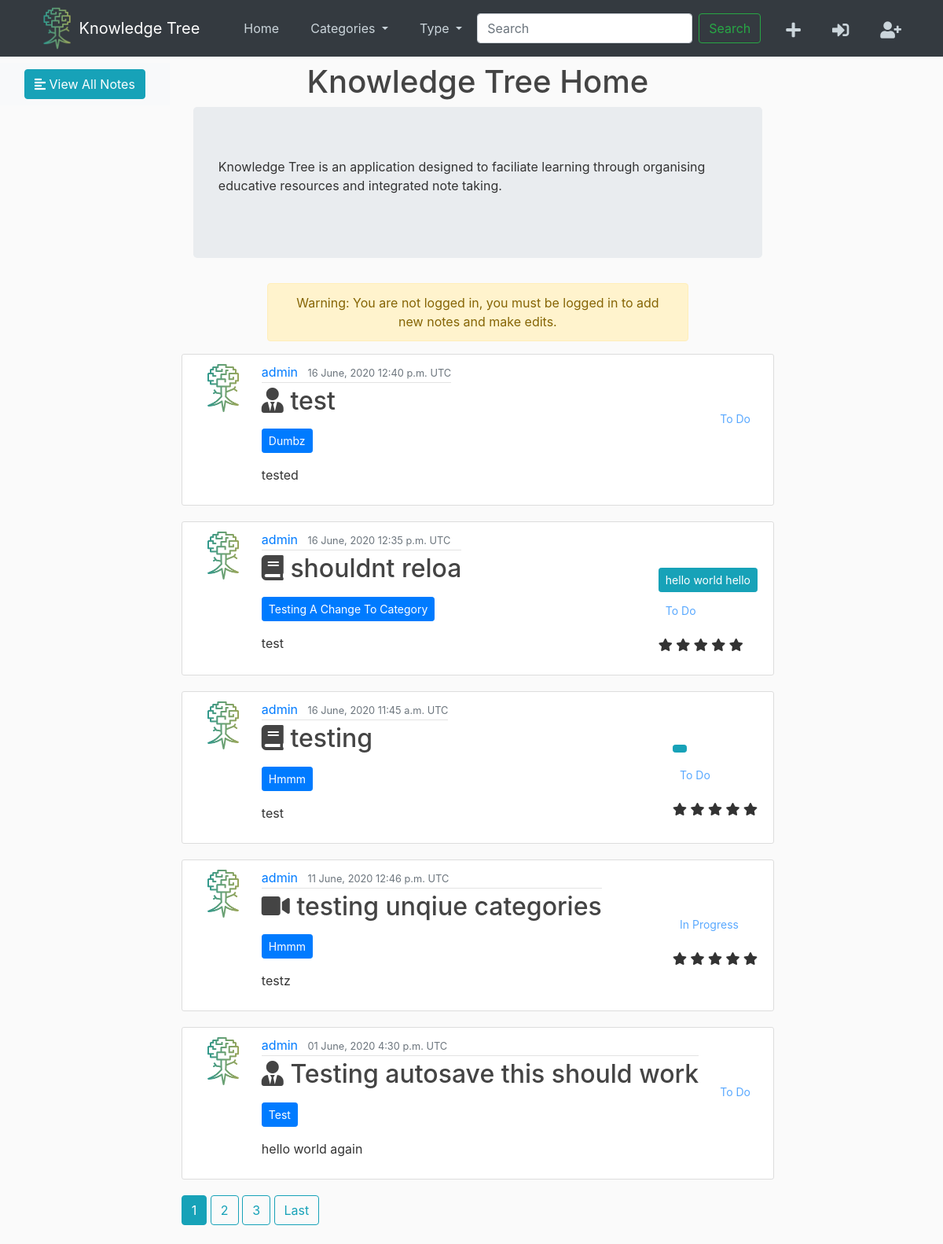
Before: / with the older database file.
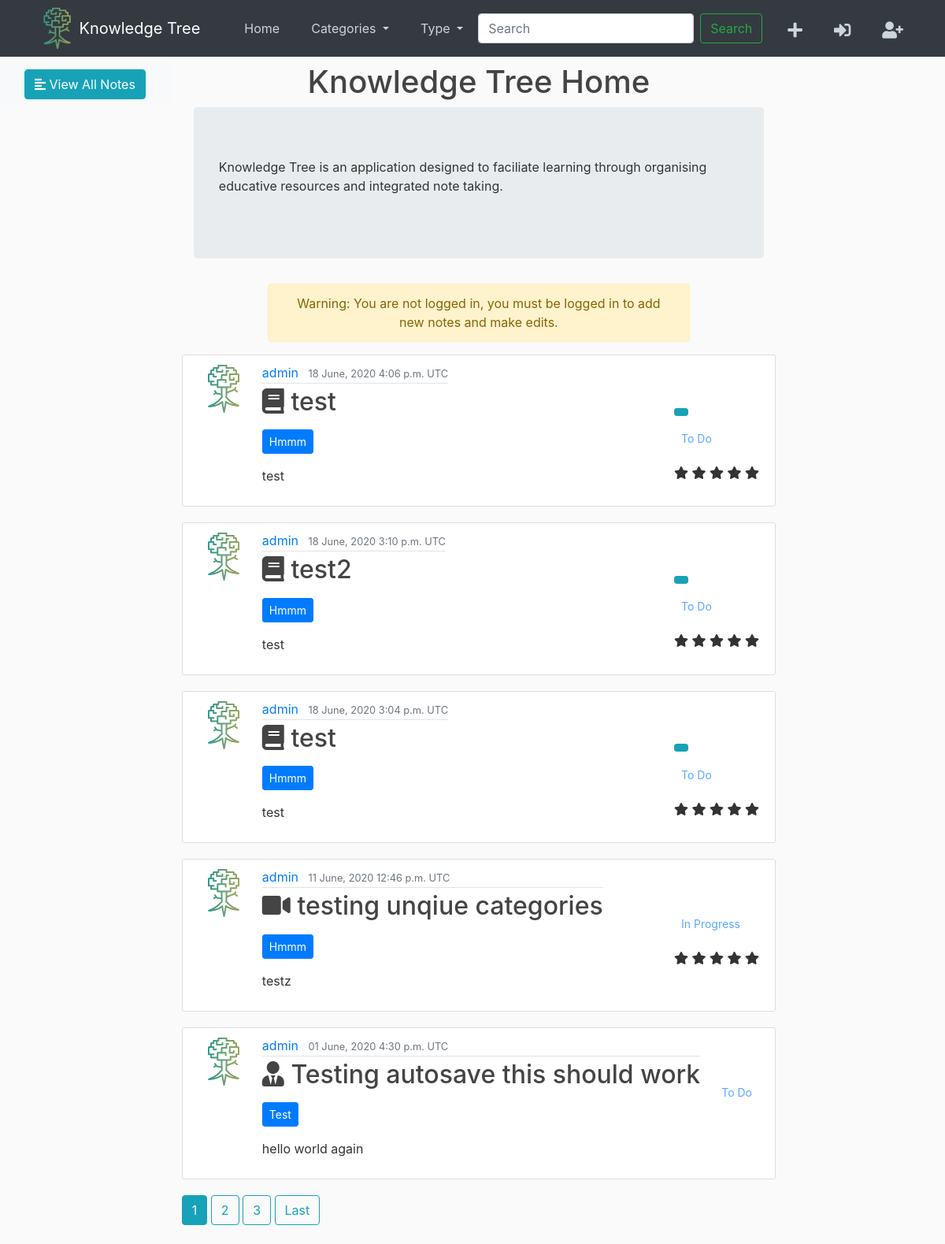
After: the same page with the newer database file.
### feed/models.py (models this page shows, shortened)
class Post(models.Model):
	type_choices = [
		('book', 'Book'),
		('doc', 'Documentary'),
		('thinker', 'Thinker/Person'),
		('misc','Other/Miscellaneous'),
		(None, 'Select type...')
	]
	rating_choices = [
		(1, 1),
		(2, 2),
		(3, 3),
		(4, 4),
		(5, 5)
	]
	status_choices = [
		('to do', 'to do'),
		('in progress', 'in progress'),
		('completed', 'completed')
	]
	title = models.CharField(max_length=100)
	note_type = models.CharField(max_length=100,choices=type_choices,null=True)
	category = models.CharField(max_length=100, null=True)
	author = models.CharField(max_length=100, default='', blank=True)
	notes = RichTextField()
	status = models.CharField(
		max_length=100,
		choices=status_choices,
		default='to do'
		)
	rating = models.IntegerField(
		choices=rating_choices,
		default=5
	)
	date_posted = models.DateTimeField(default=timezone.now)
	posted_by = models.ForeignKey(User, on_delete=models.CASCADE)

### feed/views.py (the view)
# urls.py: path('', PostListView.as_view(), name="feed-home"),
class PostListView(ListView):
	model = Post
	template_name = 'feed/home.html'
	context_object_name = 'posts'
	ordering = ['-date_posted']
	paginate_by = 5
	def get_context_data(self, **kwargs):
		context = super(PostListView, self).get_context_data(**kwargs)
		context['all_posts'] = reversed(Post.objects.all())
		filter_note_type = self.kwargs.get('type')
		if filter_note_type:
			context['posts'] = reversed(Post.objects.filter(note_type=filter_note_type))
		return context

### feed/templatetags/my_extras.py (called while the page is built)
@register.filter(name="range")
def times(num):
	return range(num)

@register.filter(name="format_category")
def get_categories(data):
	categories = [c.title() for c in data.split(',')]
	return sorted(categories)

### feed/templates/feed/home.html (shortened to what this page needs)
{% extends "feed/base.html" %}
{% load my_extras %}
{% load static %}
{% block content %}
<div class="wrapper">
    <div id="content">
    <nav class="navbar navbar-expand-lg navbar-light bg-light">
        <div class="container-fluid">
            <button type="button" id="sidebarCollapse" class="btn btn-info">
                <i class="fas fa-align-left"></i>
                <span>View All Notes</span>
            </button>
        </div>
    </nav>
    </div>
<div class="container-fluid">
<div class="page-header">
<h1 class="text-center">Knowledge Tree Home</h1>
</div>
<div class="container">
<div class="jumbotron">
<p>
Knowledge Tree is an application designed to faciliate learning through organising educative resources and integrated note taking.
</p>
</div>
</div>
{% if not user.is_authenticated %}
 <div class="container-fluid w-75">
  <div class="alert alert-warning text-center">
    Warning: You are not logged in, you must be logged in to add new notes and make edits.
    </div>
  </div>
{% endif %}
	{% for post in posts %}
		<article class="media content-section">
			<img class="rounded-circle article-img" src = "{% static 'img/logo.png' %}">
		  	<div>
		    <div class="article-metadata">
		      <a class="mr-2" href="">{{ post.posted_by }}</a>
		      <small class="text-muted">{{ post.date_posted|date:"d F, Y P e" }}</small>
		    </div>
		    <h2>
		    {% if post.note_type == "book" %}
		    <span class="fas fa-book"></span>
		    {% elif post.note_type == "doc" %}
		    <span class="fas fa-video"></span>
		    {% else %}
		    <span class="fas fa-user-tie"></span>
		    {% endif %}
		    <a class="article-title" href="{% url 'post-detail' post.id%}">{{ post.title }}</a>
			</h2>
		    <p class="pt-2">
		    	{% for category in post.category|format_category %}
		    	<a href="#" class="btn btn-primary btn-sm">{{ category }}</a>
		    	{% endfor %}
		    </p>
		    <p class="article-content">{{ post.notes | safe }}</p>
		  </div>
	  	    <div class="ml-auto pt-5">
	  	    {% if post.note_type == "book" %}
		    <a href="#" class="btn btn-info btn-sm">{{ post.author }}</a>
		    {% endif %}
		    <p class="pt-2"><a href="#" class="btn btn-default disabled btn-sm">
		    {{ post.status|title }}</a></p>
		    <p>
		    {% if post.note_type == "book" or post.note_type == "doc" %}
		    {% for rating in post.rating|range %}
		    <span class="fas fa-star"></span>
		    {% endfor %}
		    {% endif %}
			</p>
			</div>
		</article>
	{% endfor %}
{% if is_paginated and request.path == '/' %}
	{% for num in page_obj.paginator.page_range %}
		{% if page_obj.number == num %}
		<a class="btn btn-info mb-4" href="?page={{num}}">{{num}}</a>
		{% elif num > page_obj.number|add:'-3' and num < page_obj.number|add:'3' %}
			<a class="btn btn-outline-info mb-4" href="?page={{num}}">{{num}}</a>
		{% endif %}
	{% endfor %}
	{% if page_obj.has_next %}
	<a class="btn btn-outline-info mb-4" href="?page={{ page_obj.paginator.num_pages}}">Last</a>
	{% endif %}
{% endif %}
{% endblock content %}

### feed/templates/feed/base.html (shortened to what this page needs)
{% load static %}
<!DOCTYPE html>
<html>
<head>
<link rel="stylesheet" href="https://maxcdn.bootstrapcdn.com/bootstrap/4.0.0/css/bootstrap.min.css">
<link rel="stylesheet" href="https://use.fontawesome.com/releases/v5.7.0/css/all.css">
<link rel="stylesheet" type="text/css" href="{% static 'feed/main.css' %}">
</head>
<body>
<header class="site-header">
<nav class="navbar navbar-expand-md navbar-dark bg-dark fixed-top">
<div class="container">
<img src="{% static 'img/logo.png' %}" id="logo">
  <a class="navbar-brand mr-4" href="/">Knowledge Tree</a>
  <div class="collapse navbar-collapse" id="navbarToggle">
    <div class="navbar-nav mr-auto">
      <a class="nav-item nav-link" href="{% url 'feed-home' %} ">Home</a>
      {% if request.path ==  '/' or 'type' in request.path %}
      <li class="dropdown">
       <a class="nav-item nav-link dropdown-toggle" data-toggle="dropdown" href="#">Categories
	    </a>
	</li>
   <li class="dropdown">
       <a class="nav-item nav-link dropdown-toggle" data-toggle="dropdown" href="#">Type
	    </a>
	</li>
  {% endif %}
</div>
{% if request.path ==  '/' or 'type' in request.path %}
<div class="navbar-nav">
	<form class="form-inline my-2 my-lg-0 pull-right">
      <input class="form-control mr-sm-2" type="search" placeholder="Search" aria-label="Search">
      <button class="btn btn-outline-success my-2 my-sm-0" type="submit">Search</button>
    </form>
</div>
{% endif %}
<div class="navbar-nav mt-1">
<a title="New Notes" class="nav-item nav-link fas fa-plus fa-lg" href="{% url 'post-create' %}"></a>
<a title="Sign In" class="nav-item nav-link fas fa-plus fas fa-sign-in-alt fa-lg" href=""></a>
<a title="Sign Up" class="nav-item nav-link fas fa-user-plus fa-lg" href=""></a>
 </div>
  </div>
</div>
</nav>
</header>
{% block content %}{% endblock %}
</body>
</html>

### feed/static/feed/main.css (style rules this page uses)
.wrapper { display: flex; align-items: stretch; margin-right: 200px; }
body { background: #fafafa; color: #333333; margin-top: 5rem; }
h1, h2, h3, h4, h5, h6 { color: #444444; }
.site-header .navbar-nav .nav-link { color: #cbd5db; padding-left: 2rem; }
.content-section { background: #ffffff; padding: 10px 20px; border: 1px solid #dddddd; border-radius: 3px; margin-bottom: 20px; }
.article-title { color: #444444; }
.article-content { white-space: pre-line; }
.article-img { height: 65px; width: 65px; margin-right: 16px; }
.article-metadata { padding-bottom: 1px; margin-bottom: 4px; border-bottom: 1px solid #e3e3e3 }
#logo { width:5%; height:5%; }

Changed rows visible on the page:
removed Post: posted_by "admin", date_posted "16 June, 2020 12:40 p.m. UTC", note_type "misc" (drawn), title "test", category "Dumbz", notes "tested", status "To Do"
removed Post: posted_by "admin", date_posted "16 June, 2020 12:35 p.m. UTC", note_type "book" (drawn), title "shouldnt reloa", category "Testing A Change To Category", notes "test", author "hello world hello", status "To Do"
removed Post: posted_by "admin", date_posted "16 June, 2020 11:45 a.m. UTC", note_type "book" (drawn), title "testing", category "Hmmm", notes "test", status "To Do"
added Post: posted_by "admin", date_posted "18 June, 2020 4:06 p.m. UTC", note_type "book" (drawn), title "test", category "Hmmm", notes "test", status "To Do"
added Post: posted_by "admin", date_posted "18 June, 2020 3:10 p.m. UTC", note_type "book" (drawn), title "test2", category "Hmmm", notes "test", status "To Do"
added Post: posted_by "admin", date_posted "18 June, 2020 3:04 p.m. UTC", note_type "book" (drawn), title "test", category "Hmmm", notes "test", status "To Do"
